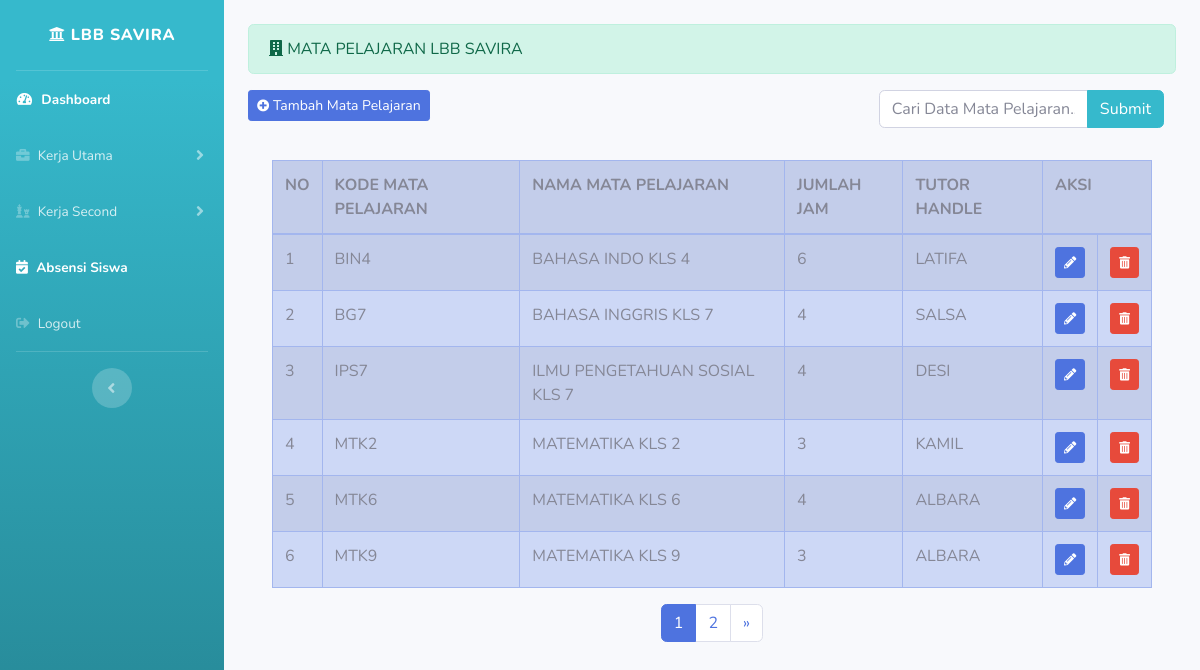
Page /index.php/administrator/matapelajaran on the committed database.
### tables this page shows
CREATE TABLE `matapelajaran` (
  `kode_matapelajaran` varchar(10) NOT NULL,
  `nama_matapelajaran` varchar(256) NOT NULL,
  `jumlah_jam` varchar(10) NOT NULL,
  `nama_tutor` varchar(100) NOT NULL
);

### index.php (called while the page is built, shortened)
<?php
require_once BASEPATH.'core/CodeIgniter.php';

### application/config/config.php (called while the page is built, shortened)
<?php
$config['base_url'] = 'http://localhost/tugasakhirfiks/';
$config['index_page'] = '';
$config['uri_protocol']	= 'REQUEST_URI';
$config['url_suffix'] = '';
$config['language']	= 'english';
$config['charset'] = 'UTF-8';
$config['enable_hooks'] = FALSE;
$config['subclass_prefix'] = 'MY_';
$config['composer_autoload'] = FALSE;
$config['permitted_uri_chars'] = 'a-z 0-9~%.:_\-';
$config['enable_query_strings'] = FALSE;
$config['controller_trigger'] = 'c';
$config['function_trigger'] = 'm';
$config['directory_trigger'] = 'd';
$config['allow_get_array'] = TRUE;
$config['log_threshold'] = 0;
$config['log_path'] = '';
$config['log_file_extension'] = '';
$config['log_file_permissions'] = 0644;
$config['log_date_format'] = 'Y-m-d H:i:s';
$config['error_views_path'] = '';
$config['cache_path'] = '';
$config['cache_query_string'] = FALSE;
$config['encryption_key'] = '';
$config['sess_driver'] = 'files';
$config['sess_cookie_name'] = 'ci_session';
$config['sess_samesite'] = 'Lax';
$config['sess_expiration'] = 7200;
$config['sess_save_path'] = NULL;
$config['sess_match_ip'] = FALSE;
$config['sess_time_to_update'] = 300;
$config['sess_regenerate_destroy'] = FALSE;
$config['cookie_prefix']	= '';
$config['cookie_domain']	= '';
$config['cookie_path']		= '/';
$config['cookie_secure']	= FALSE;
$config['cookie_httponly'] 	= FALSE;
$config['cookie_samesite'] 	= 'Lax';
$config['standardize_newlines'] = FALSE;
$config['global_xss_filtering'] = FALSE;
$config['csrf_protection'] = FALSE;
$config['csrf_token_name'] = 'csrf_test_name';
$config['csrf_cookie_name'] = 'csrf_cookie_name';
$config['csrf_expire'] = 7200;
$config['csrf_regenerate'] = TRUE;
$config['csrf_exclude_uris'] = array();
$config['compress_output'] = FALSE;
$config['time_reference'] = 'local';
$config['rewrite_short_tags'] = FALSE;
$config['proxy_ips'] = '';

### application/models/matapelajaran_model.php (called while the page is built, shortened)
<?php
class Matapelajaran_model extends CI_Model {
     public function getMatapelajaran($limit,$start,$keyword =null){
        $this->db->order_by('nama_matapelajaran', 'ASC');
            return $this->db->get('matapelajaran',$limit,$start)->result_array();
    }
}

### application/views/administrator/matapelajaran.php (the view, shortened to what this page needs)
<div class="container-fluid mt-4">
    <div class="alert alert-success" role="alert">
<i class="fas fa-building"></i> MATA PELAJARAN LBB SAVIRA
</div>
    <div class="d-flex justify-content-between mb-3">
<?php echo anchor ('administrator/matapelajaran/tambah_matapelajaran','<button class="btn btn-sm btn-primary mb-3"> <i class=
            "fas fa-plus-circle fa-sm"></i> Tambah Mata Pelajaran </button>') ?>
        <div class="col-md-4">
            <form action="<?php base_url('matapelajaran');?>" method="post">
                <div class="input-group mb-3">
                    <input type="text" class="form-control" placeholder="Cari Data Mata Pelajaran..."
                    name="keyword"autocomplete="off" autofocus >
                    <div class="input-group-append">
                        <input class="btn btn-info" type="submit"
                        name="submit" >
                    </div>
                </div>
            </form>
        </div>
    </div>
<div class="container">
    <div class="table-responsive">
 <table class="table table-bordered  table-primary table-hover table-striped">
     <tr>
        <th>NO</th>
        <th>KODE MATA PELAJARAN</th>
        <th>NAMA MATA PELAJARAN </th>
        <th>JUMLAH JAM</th>
        <th>TUTOR HANDLE</th>
        <th colspan="2">AKSI</th>
     </tr>
      <tbody>
     <?php
     foreach($matapelajaran as $mp ) : ?>
        <tr>
              <td><?= ++$start?></td>
            <td><?= $mp['kode_matapelajaran']?></td>
            <td><?= $mp['nama_matapelajaran']?></td>
            <td><?= $mp['jumlah_jam']?></td>
            <td><?= $mp['nama_tutor']?></td>
             <td width="20px"><?php echo anchor('administrator/matapelajaran/update/'.$mp['kode_matapelajaran'],
        '<div class="btn btn-sm btn-primary"><i class="fas fa-pencil-alt fa-sm"></i></div>')  ?> </td>
        <td width="20px"><?php echo anchor('administrator/matapelajaran/delete/'.$mp['kode_matapelajaran'],
        '<div class="btn btn-sm btn-danger"><i class="fas fa-trash-alt fa-sm"></i></div>')  ?> </td>
        </tr>
     <?php  endforeach;?>
 </table>
 <?= $this->pagination->create_links(); ?>
</div>

### rows in the picture
matapelajaran: kode_matapelajaran "BIN4", nama_matapelajaran "BAHASA INDO KLS 4", jumlah_jam "6", nama_tutor "LATIFA"
matapelajaran: kode_matapelajaran "BG7", nama_matapelajaran "BAHASA INGGRIS KLS 7", jumlah_jam "4", nama_tutor "SALSA"
matapelajaran: kode_matapelajaran "IPS7", nama_matapelajaran "ILMU PENGETAHUAN SOSIAL KLS 7", jumlah_jam "4", nama_tutor "DESI"
matapelajaran: kode_matapelajaran "MTK2", nama_matapelajaran "MATEMATIKA KLS 2", jumlah_jam "3", nama_tutor "KAMIL"
matapelajaran: kode_matapelajaran "MTK6", nama_matapelajaran "MATEMATIKA KLS 6", jumlah_jam "4", nama_tutor "ALBARA"
matapelajaran: kode_matapelajaran "MTK9", nama_matapelajaran "MATEMATIKA KLS 9", jumlah_jam "3", nama_tutor "ALBARA"

### other values in the picture
$this->pagination->create_links() "1 2 »"
